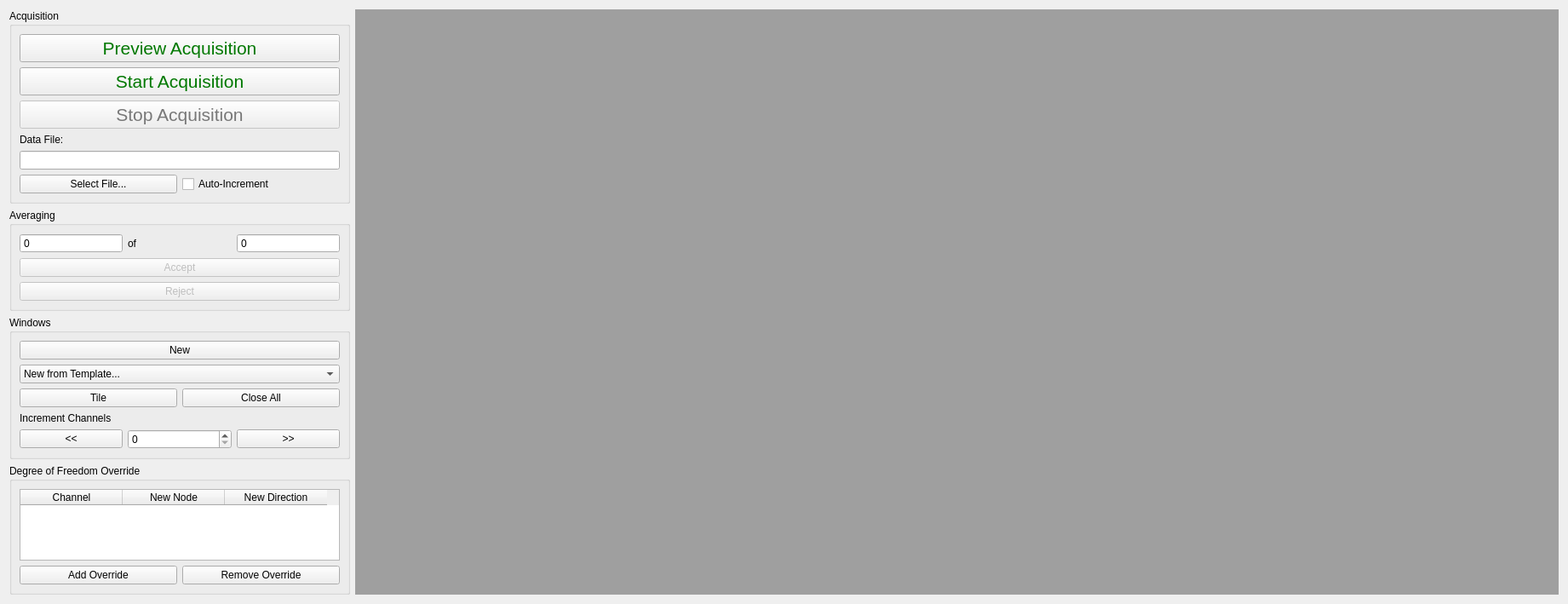
<?xml version="1.0" encoding="UTF-8"?>
<ui version="4.0">
 <class>Form</class>
 <widget class="QWidget" name="Form">
  <property name="geometry">
   <rect>
    <x>0</x>
    <y>0</y>
    <width>1841</width>
    <height>709</height>
   </rect>
  </property>
  <property name="windowTitle">
   <string>Form</string>
  </property>
  <layout class="QHBoxLayout" name="horizontalLayout">
   <item>
    <layout class="QVBoxLayout" name="settings_layout">
     <item>
      <widget class="QGroupBox" name="acqusition_groupbox">
       <property name="title">
        <string>Acquisition</string>
       </property>
       <layout class="QVBoxLayout" name="verticalLayout_2">
        <item>
         <widget class="QPushButton" name="preview_test_button">
          <property name="sizePolicy">
           <sizepolicy hsizetype="Minimum" vsizetype="Minimum">
            <horstretch>0</horstretch>
            <verstretch>0</verstretch>
           </sizepolicy>
          </property>
          <property name="palette">
           <palette>
            <active>
             <colorrole role="ButtonText">
              <brush brushstyle="SolidPattern">
               <color alpha="255">
                <red>0</red>
                <green>120</green>
                <blue>0</blue>
               </color>
              </brush>
             </colorrole>
            </active>
            <inactive>
             <colorrole role="ButtonText">
              <brush brushstyle="SolidPattern">
               <color alpha="255">
                <red>0</red>
                <green>120</green>
                <blue>0</blue>
               </color>
              </brush>
             </colorrole>
            </inactive>
            <disabled>
             <colorrole role="ButtonText">
              <brush brushstyle="SolidPattern">
               <color alpha="255">
                <red>120</red>
                <green>120</green>
                <blue>120</blue>
               </color>
              </brush>
             </colorrole>
            </disabled>
           </palette>
          </property>
          <property name="font">
           <font>
            <pointsize>16</pointsize>
           </font>
          </property>
          <property name="toolTip">
           <string>Starts the acquisition in Preview mode which will not save data to the disk nor will it stop automatically when the requested number of averages is reached.</string>
          </property>
          <property name="text">
           <string>Preview Acquisition</string>
          </property>
         </widget>
        </item>
        <item>
         <widget class="QPushButton" name="start_test_button">
          <property name="sizePolicy">
           <sizepolicy hsizetype="Minimum" vsizetype="Minimum">
            <horstretch>0</horstretch>
            <verstretch>0</verstretch>
           </sizepolicy>
          </property>
          <property name="palette">
           <palette>
            <active>
             <colorrole role="ButtonText">
              <brush brushstyle="SolidPattern">
               <color alpha="255">
                <red>0</red>
                <green>120</green>
                <blue>0</blue>
               </color>
              </brush>
             </colorrole>
            </active>
            <inactive>
             <colorrole role="ButtonText">
              <brush brushstyle="SolidPattern">
               <color alpha="255">
                <red>0</red>
                <green>120</green>
                <blue>0</blue>
               </color>
              </brush>
             </colorrole>
            </inactive>
            <disabled>
             <colorrole role="ButtonText">
              <brush brushstyle="SolidPattern">
               <color alpha="255">
                <red>120</red>
                <green>120</green>
                <blue>120</blue>
               </color>
              </brush>
             </colorrole>
            </disabled>
           </palette>
          </property>
          <property name="font">
           <font>
            <pointsize>16</pointsize>
           </font>
          </property>
          <property name="toolTip">
           <string>Starts the acquisition and stores data to the disk.  Acquisition will stop automatically when the requested number of averages is reached.</string>
          </property>
          <property name="text">
           <string>Start Acquisition</string>
          </property>
         </widget>
        </item>
        <item>
         <widget class="QPushButton" name="stop_test_button">
          <property name="enabled">
           <bool>false</bool>
          </property>
          <property name="sizePolicy">
           <sizepolicy hsizetype="Minimum" vsizetype="Minimum">
            <horstretch>0</horstretch>
            <verstretch>0</verstretch>
           </sizepolicy>
          </property>
          <property name="palette">
           <palette>
            <active>
             <colorrole role="ButtonText">
              <brush brushstyle="SolidPattern">
               <color alpha="255">
                <red>255</red>
                <green>0</green>
                <blue>0</blue>
               </color>
              </brush>
             </colorrole>
            </active>
            <inactive>
             <colorrole role="ButtonText">
              <brush brushstyle="SolidPattern">
               <color alpha="255">
                <red>255</red>
                <green>0</green>
                <blue>0</blue>
               </color>
              </brush>
             </colorrole>
            </inactive>
            <disabled>
             <colorrole role="ButtonText">
              <brush brushstyle="SolidPattern">
               <color alpha="255">
                <red>120</red>
                <green>120</green>
                <blue>120</blue>
               </color>
              </brush>
             </colorrole>
            </disabled>
           </palette>
          </property>
          <property name="font">
           <font>
            <pointsize>16</pointsize>
           </font>
          </property>
          <property name="toolTip">
           <string>Stops the currently active acquisition.</string>
          </property>
          <property name="text">
           <string>Stop Acquisition</string>
          </property>
         </widget>
        </item>
        <item>
         <widget class="QLabel" name="data_file_label">
          <property name="sizePolicy">
           <sizepolicy hsizetype="Minimum" vsizetype="Minimum">
            <horstretch>0</horstretch>
            <verstretch>0</verstretch>
           </sizepolicy>
          </property>
          <property name="text">
           <string>Data File:</string>
          </property>
         </widget>
        </item>
        <item>
         <widget class="QLineEdit" name="data_file_selector">
          <property name="sizePolicy">
           <sizepolicy hsizetype="Minimum" vsizetype="Fixed">
            <horstretch>0</horstretch>
            <verstretch>0</verstretch>
           </sizepolicy>
          </property>
          <property name="toolTip">
           <string>File to which modal data is written from Rattlesnake.</string>
          </property>
          <property name="readOnly">
           <bool>true</bool>
          </property>
         </widget>
        </item>
        <item>
         <layout class="QHBoxLayout" name="file_settings_layout">
          <item>
           <widget class="QPushButton" name="select_file_button">
            <property name="toolTip">
             <string>Select a file to which Rattlesnake modal data will be written.</string>
            </property>
            <property name="text">
             <string>Select File...</string>
            </property>
           </widget>
          </item>
          <item>
           <widget class="QCheckBox" name="autoincrement_checkbox">
            <property name="toolTip">
             <string>Select this to automatically add a 4-digit number to the file name that will increment automatically.</string>
            </property>
            <property name="text">
             <string>Auto-Increment</string>
            </property>
           </widget>
          </item>
         </layout>
        </item>
       </layout>
      </widget>
     </item>
     <item>
      <widget class="QGroupBox" name="averaging_groupbox">
       <property name="sizePolicy">
        <sizepolicy hsizetype="Minimum" vsizetype="Minimum">
         <horstretch>0</horstretch>
         <verstretch>0</verstretch>
        </sizepolicy>
       </property>
       <property name="title">
        <string>Averaging</string>
       </property>
       <layout class="QVBoxLayout" name="verticalLayout_3">
        <item>
         <layout class="QHBoxLayout" name="average_display_layout">
          <item>
           <widget class="QSpinBox" name="current_average_display">
            <property name="toolTip">
             <string>Current number of averages acquired</string>
            </property>
            <property name="readOnly">
             <bool>true</bool>
            </property>
            <property name="buttonSymbols">
             <enum>QAbstractSpinBox::NoButtons</enum>
            </property>
            <property name="maximum">
             <number>999999999</number>
            </property>
           </widget>
          </item>
          <item>
           <widget class="QLabel" name="average_display_label">
            <property name="text">
             <string>of</string>
            </property>
           </widget>
          </item>
          <item>
           <widget class="QSpinBox" name="total_averages_display">
            <property name="toolTip">
             <string>Total number of averages that will be acquired.</string>
            </property>
            <property name="readOnly">
             <bool>true</bool>
            </property>
            <property name="buttonSymbols">
             <enum>QAbstractSpinBox::NoButtons</enum>
            </property>
            <property name="maximum">
             <number>999999999</number>
            </property>
           </widget>
          </item>
         </layout>
        </item>
        <item>
         <widget class="QPushButton" name="accept_average_button">
          <property name="enabled">
           <bool>false</bool>
          </property>
          <property name="toolTip">
           <string>Manually accept the current measurement frame.</string>
          </property>
          <property name="text">
           <string>Accept</string>
          </property>
         </widget>
        </item>
        <item>
         <widget class="QPushButton" name="reject_average_button">
          <property name="enabled">
           <bool>false</bool>
          </property>
          <property name="toolTip">
           <string>Manually reject the current measurement frame.</string>
          </property>
          <property name="text">
           <string>Reject</string>
          </property>
         </widget>
        </item>
       </layout>
      </widget>
     </item>
     <item>
      <widget class="QGroupBox" name="window_groupbox">
       <property name="sizePolicy">
        <sizepolicy hsizetype="Minimum" vsizetype="Minimum">
         <horstretch>0</horstretch>
         <verstretch>0</verstretch>
        </sizepolicy>
       </property>
       <property name="title">
        <string>Windows</string>
       </property>
       <layout class="QGridLayout" name="gridLayout">
        <item row="1" column="0" colspan="2">
         <widget class="QComboBox" name="new_from_template_combobox">
          <property name="sizePolicy">
           <sizepolicy hsizetype="Minimum" vsizetype="Fixed">
            <horstretch>0</horstretch>
            <verstretch>0</verstretch>
           </sizepolicy>
          </property>
          <property name="toolTip">
           <string>Create a visualization window from a set of preset templates.</string>
          </property>
          <item>
           <property name="text">
            <string>New from Template...</string>
           </property>
          </item>
          <item>
           <property name="text">
            <string>Drive Point (Magnitude)</string>
           </property>
          </item>
          <item>
           <property name="text">
            <string>Drive Point (Imaginary)</string>
           </property>
          </item>
          <item>
           <property name="text">
            <string>Drive Point Coherence</string>
           </property>
          </item>
          <item>
           <property name="text">
            <string>Reciprocity</string>
           </property>
          </item>
          <item>
           <property name="text">
            <string>Reference Autospectrum</string>
           </property>
          </item>
          <item>
           <property name="text">
            <string>3x3 Channel Grid</string>
           </property>
          </item>
         </widget>
        </item>
        <item row="2" column="1">
         <widget class="QPushButton" name="close_all_button">
          <property name="toolTip">
           <string>Close all visualization windows.</string>
          </property>
          <property name="text">
           <string>Close All</string>
          </property>
         </widget>
        </item>
        <item row="3" column="0" colspan="2">
         <widget class="QLabel" name="increment_channels_label">
          <property name="sizePolicy">
           <sizepolicy hsizetype="Minimum" vsizetype="Minimum">
            <horstretch>0</horstretch>
            <verstretch>0</verstretch>
           </sizepolicy>
          </property>
          <property name="text">
           <string>Increment Channels</string>
          </property>
         </widget>
        </item>
        <item row="4" column="0" colspan="2">
         <layout class="QHBoxLayout" name="increment_channels_layout">
          <item>
           <widget class="QPushButton" name="decrement_channels_button">
            <property name="toolTip">
             <string>Increment channels in visualization windows by the specified number.</string>
            </property>
            <property name="text">
             <string>&lt;&lt;</string>
            </property>
           </widget>
          </item>
          <item>
           <widget class="QSpinBox" name="increment_channels_number">
            <property name="toolTip">
             <string>Select the number of channels to increment all windows by.  This is useful to quickly move through all channels.</string>
            </property>
           </widget>
          </item>
          <item>
           <widget class="QPushButton" name="increment_channels_button">
            <property name="toolTip">
             <string>Increment channels in visualization windows by the specified number.</string>
            </property>
            <property name="text">
             <string>&gt;&gt;</string>
            </property>
           </widget>
          </item>
         </layout>
        </item>
        <item row="2" column="0">
         <widget class="QPushButton" name="tile_layout_button">
          <property name="toolTip">
           <string>Tile all visualization windows</string>
          </property>
          <property name="text">
           <string>Tile</string>
          </property>
         </widget>
        </item>
        <item row="0" column="0" colspan="2">
         <widget class="QPushButton" name="new_window_button">
          <property name="toolTip">
           <string>Create a new data visualization window.</string>
          </property>
          <property name="text">
           <string>New</string>
          </property>
         </widget>
        </item>
       </layout>
      </widget>
     </item>
     <item>
      <widget class="QGroupBox" name="dof_override_groupbox">
       <property name="title">
        <string>Degree of Freedom Override</string>
       </property>
       <layout class="QVBoxLayout" name="verticalLayout">
        <item>
         <widget class="QTableWidget" name="dof_override_table">
          <property name="sizePolicy">
           <sizepolicy hsizetype="Minimum" vsizetype="Expanding">
            <horstretch>0</horstretch>
            <verstretch>0</verstretch>
           </sizepolicy>
          </property>
          <property name="sizeAdjustPolicy">
           <enum>QAbstractScrollArea::AdjustToContents</enum>
          </property>
          <attribute name="horizontalHeaderDefaultSectionSize">
           <number>120</number>
          </attribute>
          <attribute name="horizontalHeaderMinimumSectionSize">
           <number>120</number>
          </attribute>
          <column>
           <property name="text">
            <string>Channel</string>
           </property>
           <property name="toolTip">
            <string>Original channel to override</string>
           </property>
          </column>
          <column>
           <property name="text">
            <string>New Node</string>
           </property>
           <property name="toolTip">
            <string>New Node Number to override the original channel with.</string>
           </property>
          </column>
          <column>
           <property name="text">
            <string>New Direction</string>
           </property>
           <property name="toolTip">
            <string>New Direction to override the original channel with</string>
           </property>
          </column>
         </widget>
        </item>
        <item>
         <layout class="QHBoxLayout" name="horizontalLayout_2">
          <item>
           <widget class="QPushButton" name="add_override_button">
            <property name="toolTip">
             <string>Adds an override to the channel table to change the degree of freedom associated with a given channel.  Useful for roving hammer or roving accelerometer testing.</string>
            </property>
            <property name="text">
             <string>Add Override</string>
            </property>
           </widget>
          </item>
          <item>
           <widget class="QPushButton" name="remove_override_button">
            <property name="toolTip">
             <string>Removes the selected channel override.</string>
            </property>
            <property name="text">
             <string>Remove Override</string>
            </property>
           </widget>
          </item>
         </layout>
        </item>
       </layout>
      </widget>
     </item>
    </layout>
   </item>
   <item>
    <widget class="QMdiArea" name="channel_display_area"/>
   </item>
  </layout>
 </widget>
 <resources/>
 <connections/>
</ui>
